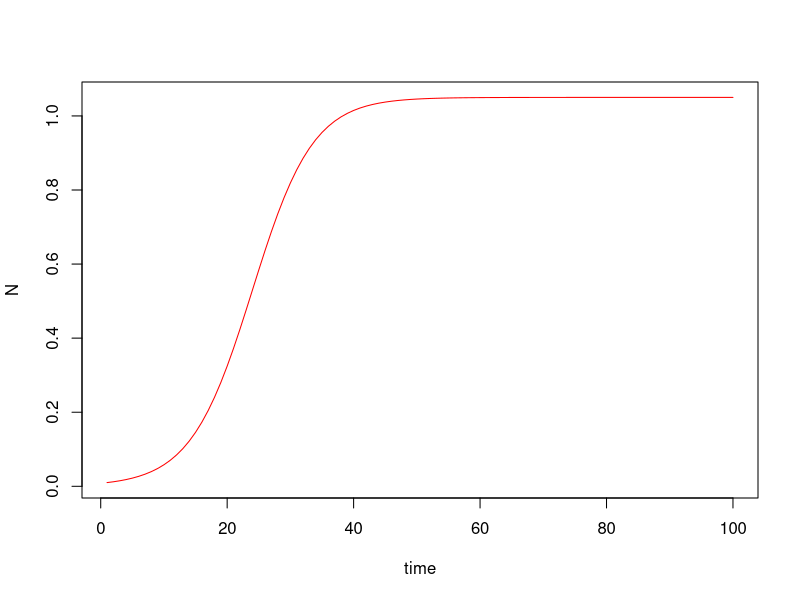
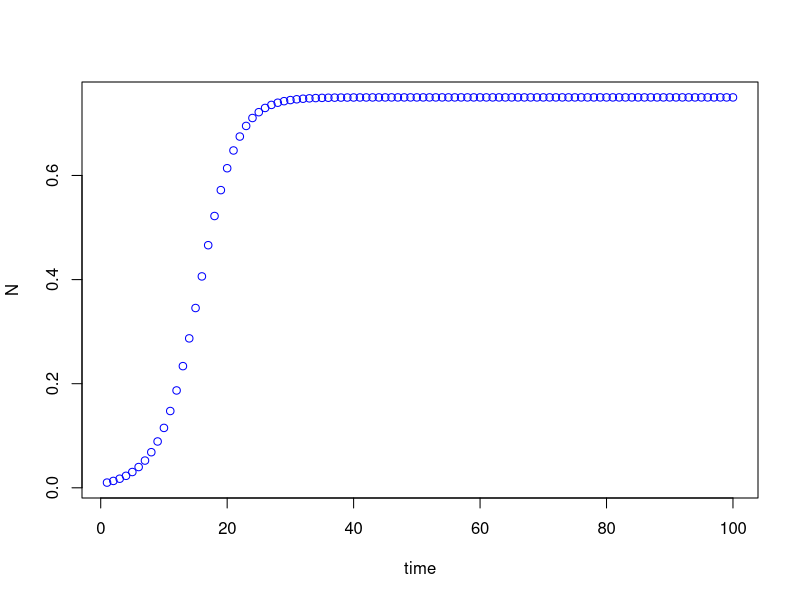
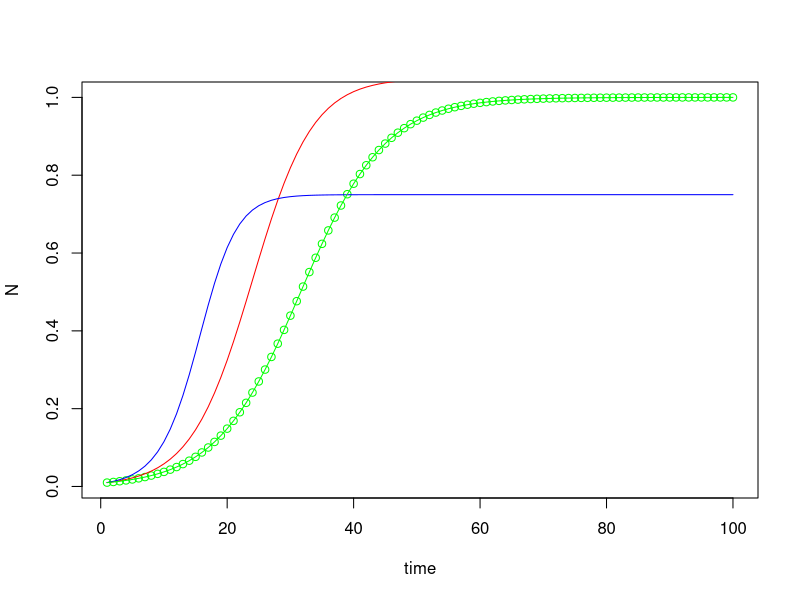
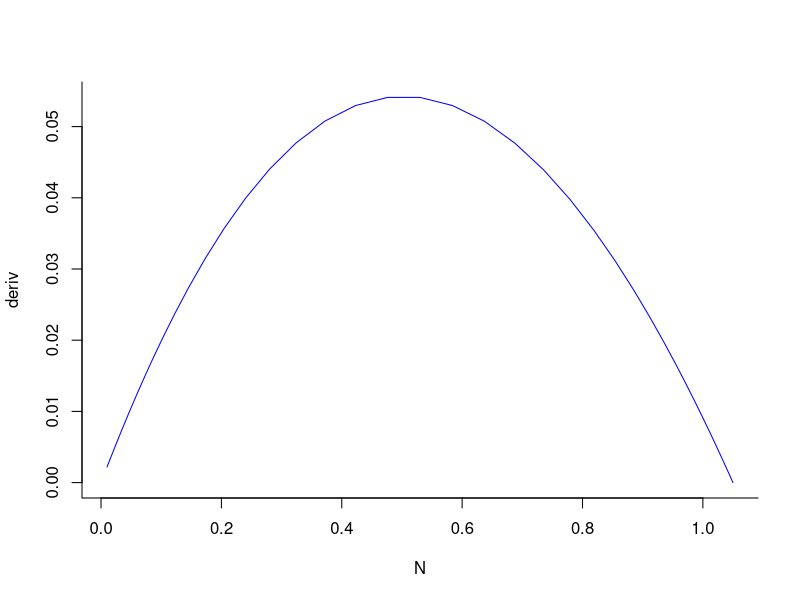
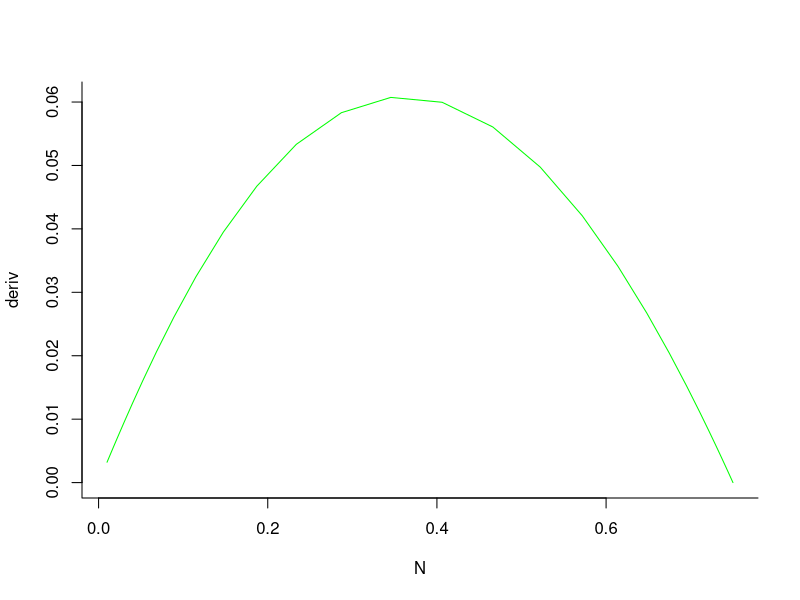
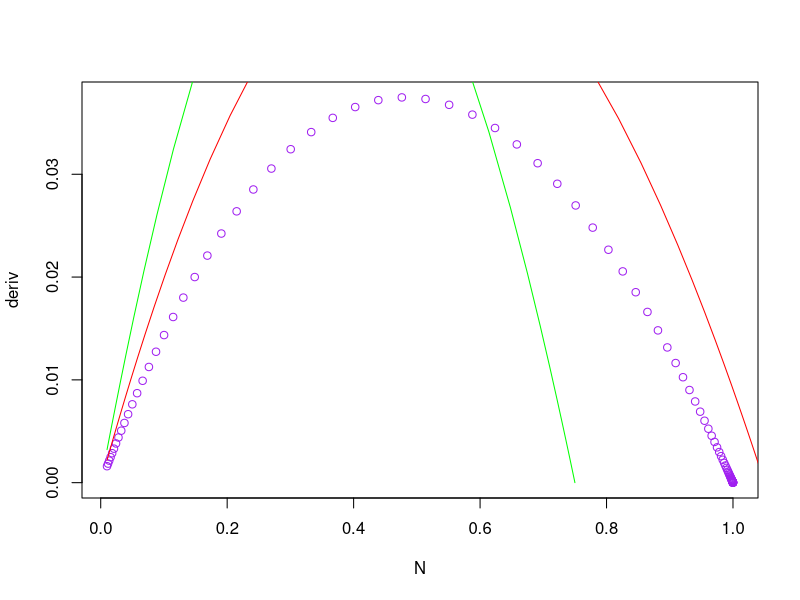

Generate these figures, in order, with R:
library (deSolve)
log.growth <- function(t, y, p){
  N <- y[1]
  with(as.list(p), {
    dN.dt <- r * N * (1-(N / K)^theta)
    return(list(dN.dt))
  })
}


p <- c('r' = 0.2, 'K' = 1.05, 'theta' = 1.05)
y0 <- c('N' = 0.01)
t <- 1:100

sim <- ode(y = y0, times = t, func = log.growth, parms = p, method = 'lsoda')
sim <- as.data.frame(sim)

## plot sim
?points
plot(N ~ time, dat = sim, type = 'l', col = 'red')

p.gra <- c('r' = 0.28, 'K' = 0.75, 'theta' = 1.25)
sim.2 <- ode (y = y0, times = t, func = log.growth, parms = p.gra, method = 'lsoda')
sim.2 <- as.data.frame(sim.2)

## plot sim.2
plot (N ~ time, dat = sim.2, type = 'p', col = 'blue')

p.pea <- c('r' = 0.15, 'K' = 1, 'theta' = 1)
sim.3 <- ode (y = y0, times = t, func = log.growth, parms = p.pea, method = 'lsoda')
sim.3 <- as.data.frame(sim.3)

##plot sim. 3
plot (N ~ time, dat = sim.3, type = 'p', col = 'green')

## Plotting
?points
points(x = sim, y = NULL, type = 'l', col = 'red')
points(x = sim.2, y = NULL, type = 'l', col = 'blue')
points(x = sim.3, y = NULL, type = 'l', col = 'green')

?diff

##Taking the derivatives


sim$deriv <- c(diff(sim$N), NA)
sim$N[which(sim$deriv == max(sim$deriv, na.rm = TRUE))]
plot(deriv ~ N, data = sim, type = 'l', col = 'blue', bty = 'l')

sim.2$deriv <- c(diff(sim.2$N), NA)


plot(deriv ~ N, data = sim.2, type = 'l', col = 'green', bty = 'l')


sim.2$N[which(sim.2$deriv == max(sim.2$deriv, na.rm = TRUE))]

sim.3$deriv <- c(diff(sim.3$N), NA)
plot(deriv ~ N, data = sim.3, type = 'p', col = 'purple')
points (deriv ~ N, data = sim, type = 'l', col = 'red')
points (deriv ~ N, data = sim.2, type = 'l', col = 'green')
